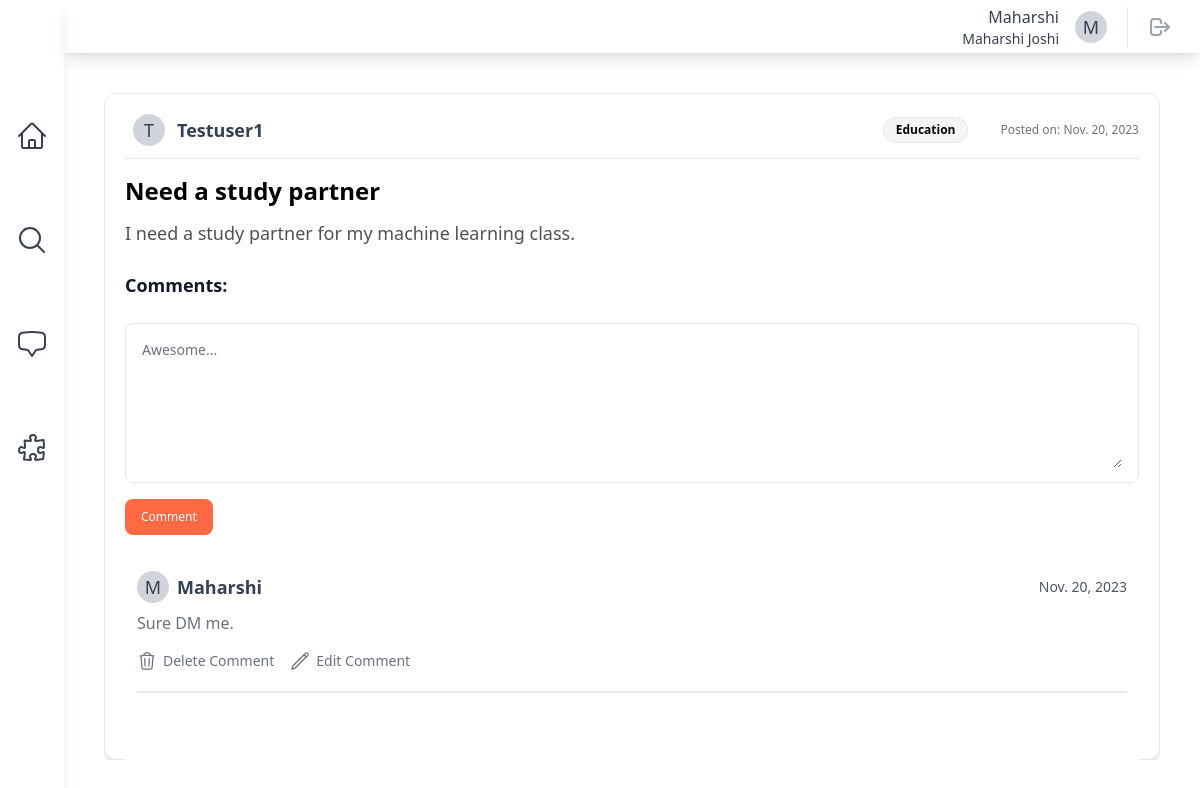
The page /posts/post/testuser1/3/ (signed in) on the database its author committed.
### symbi/models.py (models this page shows)
class SymbiUser(AbstractUser):
    class Pronouns(models.IntegerChoices):
        HE = 1, _("He/Him")
        SHE = 2, _("She/Her")
        THEY = 3, _("They/Them")
        OTHER = 4, _("Other/Prefer Not To Say")
    username = models.CharField(max_length=30, unique=True)
    email = models.EmailField(unique=True)
    full_name = models.CharField(max_length=50)
    pronouns = models.IntegerField(
        choices=Pronouns.choices,
        default=Pronouns.OTHER,
    )
    date_of_birth = models.DateField()
    major = models.CharField(max_length=100, default="undeclared")
    interests = models.ManyToManyField(InterestTag, related_name="interests")
    profile_picture = models.ImageField(
        upload_to="profile_pics/", null=True, blank=True
    )
    date_joined = models.DateTimeField(auto_now_add=True)
    REQUIRED_FIELDS = [
        "email",
        "full_name",
        "date_of_birth",
    ]

class InterestTag(models.Model):
    name = models.CharField(max_length=50, unique=True)
    class Meta:
        db_table = "interest_tags"
        verbose_name_plural = "Interest Tags"
    def __str__(self):
        return self.name.title()

### posts/models.py (models this page shows, shortened)
class ActivityPost(models.Model):
    class PostStatus(models.IntegerChoices):
        DRAFT = 1, _("Draft")
        PUBLISHED = 2, _("Published")
        ARCHIVED = 3, _("Archived")
    class Meta:
        db_table = "activity_posts"
        verbose_name_plural = "Activity Posts"
    poster = models.ForeignKey(settings.AUTH_USER_MODEL, on_delete=models.CASCADE)
    timestamp = models.DateTimeField(auto_now_add=True)
    title = models.CharField(max_length=255)
    description = models.TextField(max_length=1023)
    status = models.IntegerField(default=PostStatus.DRAFT, choices=PostStatus.choices)
    tags = models.ManyToManyField(InterestTag, related_name="activity_tags")

class Comment(models.Model):
    post = models.ForeignKey(
        ActivityPost, on_delete=models.CASCADE, related_name="comments"
    )
    poster = models.ForeignKey(settings.AUTH_USER_MODEL, on_delete=models.CASCADE)
    timestamp = models.DateTimeField(auto_now_add=True)
    content = models.TextField()

### posts/views.py (the view)
class PostDetailsView(generic.DetailView):
    model = ActivityPost
    template_name = "posts/post_details.html"
    context_object_name = "post"
    slug_field = "title"
    slug_url_kwarg = "title"
    def get_context_data(self, **kwargs):
        context = super().get_context_data(**kwargs)
        context["comments"] = Comment.objects.filter(post=self.object).order_by(
            "-timestamp"
        )
        return context
    def post(self, request, *args, **kwargs):
        new_comment = self.request.POST.get("new_comment")
        poster = SymbiUser(username=self.kwargs["poster"])
        post = ActivityPost(poster=poster, pk=self.kwargs["pk"])
        Comment.objects.create(poster=request.user, post=post, content=new_comment)
        return redirect(
            reverse_lazy(
                "posts:post_details",
                kwargs={
                    "poster": poster.username,
                    "pk": post.id,
                },
            )
        )

### posts/templates/posts/post_details.html (shortened to what this page needs)
{% extends "base.html" %}
{% block content %}
    <div class="rounded-xl border p-5 shadow-md bg-white min-h-full max-h-full">
        <div class="flex w-full items-center justify-between border-b pb-3">
            <div class="flex items-center space-x-3">
                <div class="rounded-full h-8 w-8 bg-gray-300 flex items-center justify-center ml-2">
                    <span class="text-gray-700 text-lg">{{ post.poster.username|first|capfirst }}</span>
                </div>
                <div class="text-lg font-bold text-slate-700">{{ post.poster.username|capfirst }}</div>
            </div>
            <div class="flex items-center space-x-8">
                {% for tag in post.tags.all %}
                    <div class="rounded-2xl border bg-neutral-100 px-3 py-1 text-xs font-semibold">{{ tag }}</div>
                {% endfor %}
                <div class="text-xs text-neutral-500">Posted on: {{ post.timestamp.date }}</div>
            </div>
        </div>
        <div class="mt-4 mb-6">
            <div class="mb-3 text-2xl font-bold">{{ post.title|capfirst }}</div>
            <div class="text-lg text-neutral-600">{{ post.description }}</div>
        </div>
        <div class="flex justify-between items-center mb-6">
            <h2 class="text-lg font-bold text-gray-900">Comments:</h2>
        </div>
        <form class="mb-6" method="post">
            <div class="py-2 px-4 mb-4 bg-white rounded-lg rounded-t-lg border border-gray-200">
                <textarea name="new_comment"
                          id="comment"
                          rows="6"
                          class="px-0 w-full text-sm text-gray-900 border-0 focus:ring-0 focus:outline-none"
                          placeholder="Awesome..."
                          required></textarea>
            </div>
            <button type="submit"
                    class="inline-flex items-center py-2.5 px-4 text-xs font-medium text-center text-white bg-[#ff6a45] rounded-lg focus:ring-4">
                Comment
            </button>
        </form>
        <article class="p-3 text-base bg-white overflow-y-auto h-3/5">
            {% for comment in comments %}
                <div class="mb-10 pb-5 border-b-2">
                    <footer class="flex justify-between items-center mb-2">
                        <div class="flex items-center">
                            <div class="rounded-full h-8 w-8 bg-gray-300 flex items-center justify-center mr-2">
                                <span class="text-gray-700 text-lg">{{ comment.poster.username|first|capfirst }}</span>
                            </div>
                            <div class="text-lg font-semibold text-slate-700">{{ comment.poster.username|capfirst }}</div>
                        </div>
                        <p class="text-sm text-gray-600 ">{{ comment.timestamp.date }}</p>
                    </footer>
                    <p class="text-gray-500 ">{{ comment.content }}</p>
                    <div class="flex items-center mt-4 space-x-4">
                        {% if comment.poster == user %}
                            <a href="{% url 'posts:delete_comment' post_poster=post.poster.username post_pk=post.id comment_poster=comment.poster comment_pk=comment.id %}"
                               class="flex items-center text-sm text-gray-500 hover:underline  font-medium">
                                Delete Comment
                            </a>
                            <button id="edit_comment"
                                    class="flex items-center text-sm text-gray-500 hover:underline  font-medium">
                                Edit Comment
                            </button>
                        {% endif %}
                    </div>
                </div>
            {% endfor %}
        </article>
    </div>
{% endblock content %}

### theme/templates/base.html (shortened to what this page needs)
{% load static tailwind_tags %}
<!DOCTYPE html>
<html lang="en">
    <head>
        {% tailwind_css %}
    </head>
    <body class="flex bg-white min-h-screen">
        {% if user.is_authenticated %}
            <div class="h-screen w-full bg-white relative flex overflow-hidden">
                <aside class="h-full shadow-lg w-16 flex flex-col space-y-10 items-center relative bg-white text-gray-700">
                    <div class="h-16 flex items-center w-full">
                        <a class="mt-10 h-12 w-12 mx-auto" href="{% url 'symbi:home' %}">
                            <img class="h-8 w-auto"
                                 src="https://user-images.githubusercontent.com/119933910/271819796-02f0a22e-38d9-4489-92b5-ed2c99db654b.png"
                                 alt=""
                                 height=""
                                 width="">
                        </a>
                    </div>
                    <a href="{% url 'symbi:home' %}"
                       class="h-16 w-16 flex items-center justify-center rounded-lg cursor-pointer hover:text-gray-800 hover:bg-gray-200  hover:duration-300 hover:ease-linear focus:bg-white">
                    </a>
                    <a href="{% url 'symbi:discover' %}"
                       class="h-16 w-16 flex items-center justify-center rounded-lg cursor-pointer hover:text-gray-800 hover:bg-gray-200  hover:duration-300 hover:ease-linear focus:bg-white">
                        <svg xmlns="http://www.w3.org/2000/svg"
                             fill="none"
                             viewBox="0 0 24 24"
                             stroke-width="1.5"
                             stroke="currentColor"
                             class="w-8 h-8">
                            <path stroke-linecap="round" stroke-linejoin="round" d="M21 21l-5.197-5.197m0 0A7.5 7.5 0 105.196 5.196a7.5 7.5 0 0010.607 10.607z" />
                        </svg>
                    </a>
                    <a href="{% url 'chat:chat_room_list' %}"
                       class="h-16 w-16 flex items-center justify-center rounded-lg cursor-pointer hover:text-gray-800 hover:bg-gray-200  hover:duration-300 hover:ease-linear focus:bg-white">
                    </a>
                    <a href=" {% url 'symbi:connections' user.username %} "
                       class="h-16 w-16 flex items-center justify-center rounded-lg cursor-pointer hover:text-gray-800 hover:bg-gray-200  hover:duration-300 hover:ease-linear focus:bg-white">
                    </a>
                </aside>
                <div class="w-full h-full flex flex-col justify-between">
                    <header class="h-16 w-full flex items-center relative justify-end px-5 shadow-lg">
                        <a href="{% url 'symbi:profile' user.username %}"
                           class="hover:bg-gray-100 hover:text-gray-600 focus:bg-gray-100 focus:text-gray-600 px-2">
                            <div class="flex flex-shrink-0 items-center space-x-4 text-gray-700">
                                <div class="flex flex-col items-end ">
                                    <div class="text-md font-medium ">{{ user.username|capfirst }}</div>
                                    <div class="text-sm font-regular">{{ user.full_name|capfirst }}</div>
                                </div>
                                <div class="rounded-full h-8 w-8 bg-gray-300 flex items-center justify-center ml-2">
                                    <span class="text-gray-700 text-lg">{{ user.full_name|first|capfirst }}</span>
                                </div>
                            </div>
                        </a>
                        <div class="border-l pl-3 ml-3 space-x-1">
                            <button class="relative p-2 text-gray-400 hover:bg-gray-100 hover:text-gray-600 focus:bg-gray-100 focus:text-gray-600 rounded-full">
                                <a href="{% url 'symbi:logout' %}">
                                    <svg aria-hidden="true"
                                         fill="none"
                                         viewBox="0 0 24 24"
                                         stroke="currentColor"
                                         class="h-6 w-6">
                                        <path stroke-linecap="round" stroke-linejoin="round" stroke-width="2" d="M17 16l4-4m0 0l-4-4m4 4H7m6 4v1a3 3 0 01-3 3H6a3 3 0 01-3-3V7a3 3 0 013-3h4a3 3 0 013 3v1" />
                                    </svg>
                                </a>
                            </button>
                        </div>
                    </header>
                    <main class="max-w-full h-full flex flex-col m-10 relative overflow-y-hidden">
                        {% block content %}
                        {% endblock content %}
                    </main>
                </div>
            </div>
        {% endif %}
    </body>
</html>

### rows shown on the page
SymbiUser: username "Maharshi", full_name "Maharshi Joshi", full_name|first "M"
ActivityPost: poster.username|first "T", poster.username "Testuser1", timestamp "Nov. 20, 2023", title "Need a study partner", description "I need a study partner for my machine learning class."
InterestTag: name "Education"
Comment: poster.username|first "M", poster.username "Maharshi", timestamp "Nov. 20, 2023", content "Sure DM me.", shows "Delete Comment"
